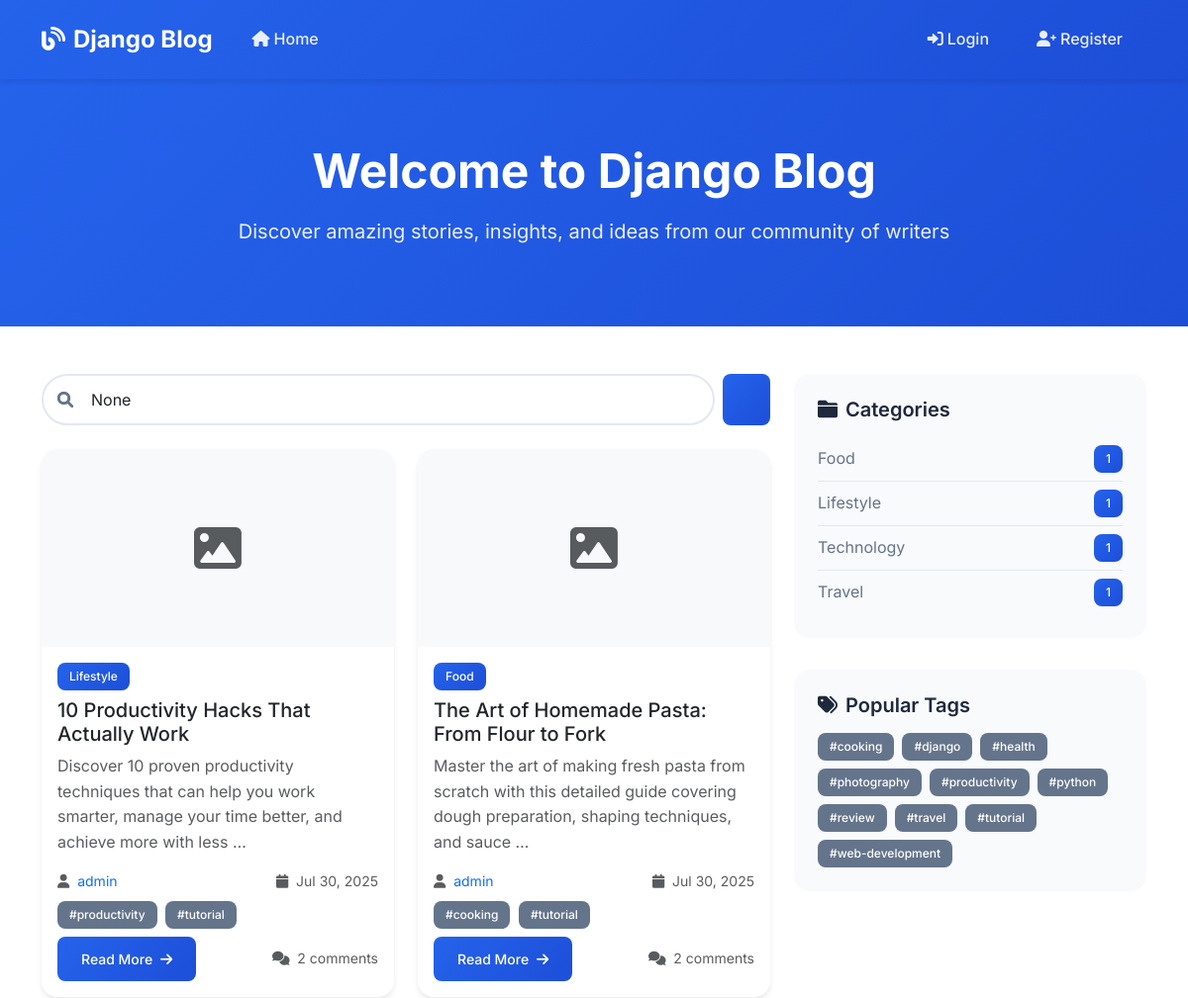
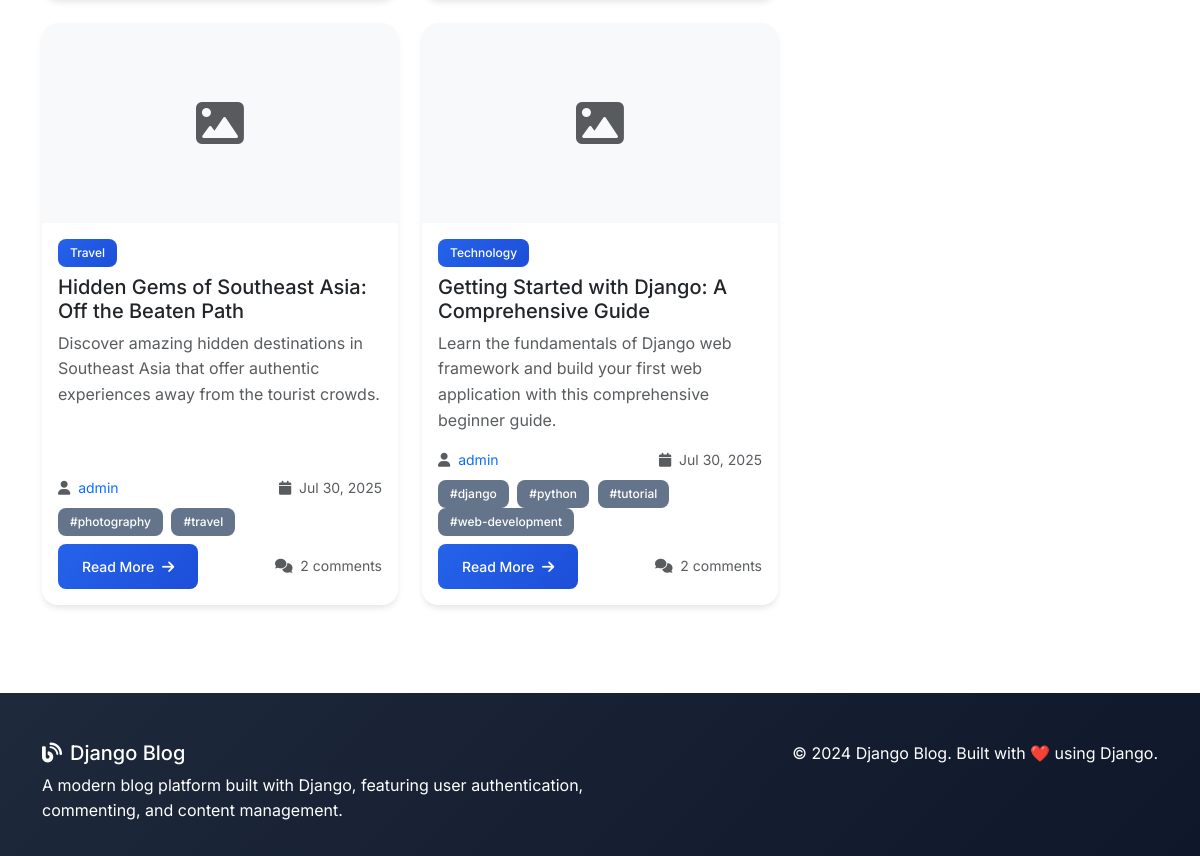
The page / on the database its author committed (2 pictures, top to bottom).
### blog/models.py (models this page shows, shortened)
class Post(models.Model):
    STATUS_CHOICES = [
        ('draft', 'Draft'),
        ('published', 'Published'),
    ]
    title = models.CharField(max_length=200)
    slug = models.SlugField(max_length=200, unique=True)
    author = models.ForeignKey(User, on_delete=models.CASCADE, related_name='blog_posts')
    content = models.TextField()
    excerpt = models.TextField(max_length=300, blank=True, help_text="Brief description of the post")
    image = models.ImageField(upload_to='posts/', blank=True, null=True)
    category = models.ForeignKey(Category, on_delete=models.SET_NULL, null=True, blank=True, related_name='posts')
    tags = models.ManyToManyField(Tag, blank=True, related_name='posts')
    status = models.CharField(max_length=10, choices=STATUS_CHOICES, default='draft')
    created_at = models.DateTimeField(auto_now_add=True)
    updated_at = models.DateTimeField(auto_now=True)
    published_at = models.DateTimeField(null=True, blank=True)
    class Meta:
        ordering = ['-created_at']
        indexes = [
            models.Index(fields=['-created_at']),
            models.Index(fields=['status']),
        ]
    def get_absolute_url(self):
        return reverse('blog:post_detail', kwargs={'pk': self.pk})

class Category(models.Model):
    name = models.CharField(max_length=100, unique=True)
    description = models.TextField(blank=True)
    created_at = models.DateTimeField(auto_now_add=True)
    class Meta:
        verbose_name_plural = "Categories"
        ordering = ['name']

class Tag(models.Model):
    name = models.CharField(max_length=50, unique=True)
    created_at = models.DateTimeField(auto_now_add=True)
    class Meta:
        ordering = ['name']

### blog/views.py (the view)
# urls.py: path('', views.post_list, name='post_list'),
def post_list(request):
    posts = Post.objects.filter(status='published').select_related('author', 'category').prefetch_related('tags')
    search_query = request.GET.get('search')
    if search_query:
        posts = posts.filter(
            Q(title__icontains=search_query) |
            Q(content__icontains=search_query) |
            Q(tags__name__icontains=search_query)
        ).distinct()
    category_id = request.GET.get('category')
    if category_id:
        posts = posts.filter(category_id=category_id)
    tag_id = request.GET.get('tag')
    if tag_id:
        posts = posts.filter(tags__id=tag_id)
    paginator = Paginator(posts, 6)  # Show 6 posts per page
    page_number = request.GET.get('page')
    page_obj = paginator.get_page(page_number)
    categories = Category.objects.all()
    tags = Tag.objects.all()
    context = {
        'page_obj': page_obj,
        'categories': categories,
        'tags': tags,
        'search_query': search_query,
        'selected_category': category_id,
        'selected_tag': tag_id,
    }
    return render(request, 'blog/post_list.html', context)

### blog/templates/blog/post_list.html (shortened to what this page needs)
{% extends 'blog/base.html' %}
{% block content %}
<section class="hero-section">
    <div class="container text-center">
        <h1>Welcome to Django Blog</h1>
        <p>Discover amazing stories, insights, and ideas from our community of writers</p>
    </div>
</section>
<div class="container">
    <div class="row">
        <div class="col-lg-8">
            <div class="search-form mb-4">
                <form method="get" class="d-flex">
                    <div class="position-relative flex-grow-1 me-2">
                        <i class="fas fa-search"></i>
                        <input type="text" name="search" class="form-control" placeholder="Search posts..." value="{{ search_query }}">
                    </div>
                    <button type="submit" class="btn btn-primary">
                        <i class="fas fa-search"></i>
                    </button>
                </form>
            </div>
            {% if page_obj %}
            <div class="row">
                {% for post in page_obj %}
                <div class="col-md-6 mb-4">
                    <article class="card h-100">
                        {% if post.image %}
                        <img src="{{ post.image.url }}" class="card-img-top" alt="{{ post.title }}">
                        {% else %}
                        <div class="card-img-top bg-light d-flex align-items-center justify-content-center" style="height: 200px;">
                            <i class="fas fa-image fa-3x text-muted"></i>
                        </div>
                        {% endif %}
                        <div class="card-body d-flex flex-column">
                            <div class="mb-2">
                                {% if post.category %}
                                <a href="{% url 'blog:category_posts' post.category.pk %}" class="badge badge-primary text-decoration-none">
                                    {{ post.category.name }}
                                </a>
                                {% endif %}
                            </div>
                            <h5 class="card-title">
                                <a href="{{ post.get_absolute_url }}" class="text-decoration-none text-dark">
                                    {{ post.title }}
                                </a>
                            </h5>
                            <p class="card-text text-muted">
                                {{ post.excerpt|default:post.content|truncatewords:20 }}
                            </p>
                            <div class="mt-auto">
                                <div class="d-flex justify-content-between align-items-center mb-2">
                                    <small class="text-muted">
                                        <i class="fas fa-user me-1"></i>
                                        <a href="{% url 'blog:user_posts' post.author.username %}" class="text-decoration-none">
                                            {{ post.author.get_full_name|default:post.author.username }}
                                        </a>
                                    </small>
                                    <small class="text-muted">
                                        <i class="fas fa-calendar me-1"></i>
                                        {{ post.published_at|default:post.created_at|date:"M d, Y" }}
                                    </small>
                                </div>
                                {% if post.tags.all %}
                                <div class="mb-2">
                                    {% for tag in post.tags.all %}
                                    <a href="{% url 'blog:tag_posts' tag.pk %}" class="badge badge-secondary text-decoration-none me-1">
                                        #{{ tag.name }}
                                    </a>
                                    {% endfor %}
                                </div>
                                {% endif %}
                                <div class="d-flex justify-content-between align-items-center">
                                    <a href="{{ post.get_absolute_url }}" class="btn btn-primary btn-sm">
                                        Read More <i class="fas fa-arrow-right ms-1"></i>
                                    </a>
                                    <small class="text-muted">
                                        <i class="fas fa-comments me-1"></i>
                                        {{ post.comments.count }} comment{{ post.comments.count|pluralize }}
                                    </small>
                                </div>
                            </div>
                        </div>
                    </article>
                </div>
                {% endfor %}
            </div>
            {% endif %}
        </div>
        <div class="col-lg-4">
            {% if categories %}
            <div class="sidebar">
                <h5><i class="fas fa-folder me-2"></i>Categories</h5>
                <div class="list-group list-group-flush">
                    {% for category in categories %}
                    <div class="list-group-item d-flex justify-content-between align-items-center">
                        <a href="{% url 'blog:category_posts' category.pk %}">{{ category.name }}</a>
                        <span class="badge badge-primary">{{ category.posts.count }}</span>
                    </div>
                    {% endfor %}
                </div>
            </div>
            {% endif %}
            {% if tags %}
            <div class="sidebar">
                <h5><i class="fas fa-tags me-2"></i>Popular Tags</h5>
                <div class="d-flex flex-wrap gap-2">
                    {% for tag in tags %}
                    <a href="{% url 'blog:tag_posts' tag.pk %}" class="badge badge-secondary text-decoration-none">
                        #{{ tag.name }}
                    </a>
                    {% endfor %}
                </div>
            </div>
            {% endif %}
        </div>
    </div>
</div>
{% endblock %}

### blog/templates/blog/base.html (shortened to what this page needs)
<!DOCTYPE html>
<html lang="en">
<head>
    <link href="https://cdn.jsdelivr.net/npm/bootstrap@5.3.0/dist/css/bootstrap.min.css" rel="stylesheet">
    <link rel="stylesheet" href="https://cdnjs.cloudflare.com/ajax/libs/font-awesome/6.0.0/css/all.min.css">
</head>
<body>
    <nav class="navbar navbar-expand-lg navbar-dark">
        <div class="container">
            <a class="navbar-brand" href="{% url 'blog:post_list' %}">
                <i class="fas fa-blog me-2"></i>Django Blog
            </a>
            <div class="collapse navbar-collapse" id="navbarNav">
                <ul class="navbar-nav me-auto">
                    <li class="nav-item">
                        <a class="nav-link" href="{% url 'blog:post_list' %}">
                            <i class="fas fa-home me-1"></i>Home
                        </a>
                    </li>
                </ul>
                <ul class="navbar-nav">
                    {% if user.is_authenticated %}
                    <li class="nav-item dropdown">
                        <a class="nav-link dropdown-toggle" href="#" id="navbarDropdown" role="button" data-bs-toggle="dropdown">
                            <i class="fas fa-user me-1"></i>{{ user.username }}
                        </a>
                        <ul class="dropdown-menu">
                            <li><a class="dropdown-item" href="{% url 'blog:user_posts' user.username %}">My Posts</a></li>
                            <li><a class="dropdown-item" href="{% url 'blog:password_change' %}">Change Password</a></li>
                            <li><hr class="dropdown-divider"></li>
                            <li><a class="dropdown-item" href="{% url 'blog:logout' %}">Logout</a></li>
                        </ul>
                    </li>
                    {% else %}
                    <li class="nav-item">
                        <a class="nav-link" href="{% url 'blog:login' %}">
                            <i class="fas fa-sign-in-alt me-1"></i>Login
                        </a>
                    </li>
                    <li class="nav-item">
                        <a class="nav-link" href="{% url 'blog:register' %}">
                            <i class="fas fa-user-plus me-1"></i>Register
                        </a>
                    </li>
                    {% endif %}
                </ul>
            </div>
        </div>
    </nav>
    <main>
        {% block content %}{% endblock %}
    </main>
    <footer class="footer">
        <div class="container">
            <div class="row">
                <div class="col-md-6">
                    <h5><i class="fas fa-blog me-2"></i>Django Blog</h5>
                    <p class="mb-0">A modern blog platform built with Django, featuring user authentication, commenting, and content management.</p>
                </div>
                <div class="col-md-6 text-md-end">
                    <p class="mb-0">&copy; 2024 Django Blog. Built with ❤️ using Django.</p>
                </div>
            </div>
        </div>
    </footer>
</body>
</html>

### blog/templates/blog/base.html (style rules this page uses)
:root { --primary-color: #2563eb; --secondary-color: #64748b; --accent-color: #f59e0b; --text-dark: #1e293b; --text-light: #64748b; --bg-light: #f8fafc; --border-color: #e2e8f0; }
body { font-family: 'Inter', sans-serif; line-height: 1.6; color: var(--text-dark); background-color: #ffffff; }
.navbar { background: linear-gradient(135deg, var(--primary-color) 0%, #1d4ed8 100%); box-shadow: 0 4px 6px -1px rgba(0, 0, 0, 0.1); padding: 1rem 0; }
.navbar-brand { font-weight: 700; font-size: 1.5rem; color: white !important; }
.nav-link { color: rgba(255, 255, 255, 0.9) !important; font-weight: 500; transition: all 0.3s ease; margin: 0 0.5rem; border-radius: 0.5rem; padding: 0.5rem 1rem !important; }
.btn-primary { background: linear-gradient(135deg, var(--primary-color) 0%, #1d4ed8 100%); border: none; font-weight: 500; padding: 0.75rem 1.5rem; border-radius: 0.5rem; transition: all 0.3s ease; }
.card { border: none; border-radius: 1rem; box-shadow: 0 4px 6px -1px rgba(0, 0, 0, 0.1); transition: all 0.3s ease; overflow: hidden; }
.card-img-top { height: 200px; object-fit: cover; transition: transform 0.3s ease; }
.badge { font-weight: 500; padding: 0.5rem 0.75rem; border-radius: 0.5rem; }
.badge-primary { background: linear-gradient(135deg, var(--primary-color) 0%, #1d4ed8 100%); }
.badge-secondary { background-color: var(--secondary-color); }
.sidebar { background-color: var(--bg-light); border-radius: 1rem; padding: 1.5rem; margin-bottom: 2rem; }
.sidebar h5 { color: var(--text-dark); font-weight: 600; margin-bottom: 1rem; }
.sidebar .list-group-item { border: none; background: transparent; padding: 0.5rem 0; border-bottom: 1px solid var(--border-color); }
.sidebar .list-group-item:last-child { border-bottom: none; }
.sidebar .list-group-item a { color: var(--text-light); text-decoration: none; transition: color 0.3s ease; }
.footer { background: linear-gradient(135deg, var(--text-dark) 0%, #0f172a 100%); color: white; padding: 3rem 0 2rem; margin-top: 4rem; }
.search-form { position: relative; }
.search-form input { border-radius: 2rem; padding-left: 3rem; border: 2px solid var(--border-color); transition: all 0.3s ease; }
.search-form .fa-search { position: absolute; left: 1rem; top: 50%; transform: translateY(-50%); color: var(--text-light); }
.form-control { border-radius: 0.5rem; border: 2px solid var(--border-color); padding: 0.75rem 1rem; transition: all 0.3s ease; }
.hero-section { background: linear-gradient(135deg, var(--primary-color) 0%, #1d4ed8 100%); color: white; padding: 4rem 0; margin-bottom: 3rem; }
.hero-section h1 { font-weight: 700; font-size: 3rem; margin-bottom: 1rem; }
.hero-section p { font-size: 1.25rem; opacity: 0.9; }

### rows shown on the page
Post: category.name "Lifestyle", title "10 Productivity Hacks That Actually Work", excerpt "Discover 10 proven productivity techniques that can help you work smarter, manage your time better, and achieve more with less …", author.get_full_name "admin", published_at "Jul 30, 2025", comments.count "2"
Tag: name "productivity"
Tag: name "tutorial"
Post: category.name "Food", title "The Art of Homemade Pasta: From Flour to Fork", excerpt "Master the art of making fresh pasta from scratch with this detailed guide covering dough preparation, shaping techniques, and sauce …", author.get_full_name "admin", published_at "Jul 30, 2025", comments.count "2"
Tag: name "cooking"
Post: category.name "Travel", title "Hidden Gems of Southeast Asia: Off the Beaten Path", excerpt "Discover amazing hidden destinations in Southeast Asia that offer authentic experiences away from the tourist crowds.", author.get_full_name "admin", published_at "Jul 30, 2025", comments.count "2"
Tag: name "photography"
Tag: name "travel"
Post: category.name "Technology", title "Getting Started with Django: A Comprehensive Guide", excerpt "Learn the fundamentals of Django web framework and build your first web application with this comprehensive beginner guide.", author.get_full_name "admin", published_at "Jul 30, 2025", comments.count "2"
Tag: name "django"
Tag: name "python"
Tag: name "web-development"
Category: name "Food", posts.count "1"
Category: name "Lifestyle", posts.count "1"
Category: name "Technology", posts.count "1"
Category: name "Travel", posts.count "1"
Tag: name "health"
Tag: name "review"
